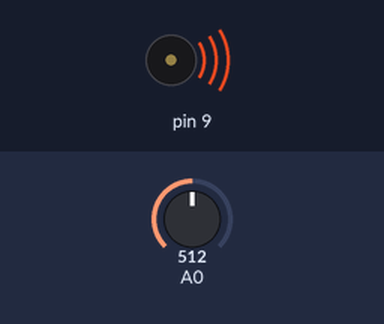
Recording of a sketch running on a simulated Arduino Uno, built with avr-gcc and run on an emulated ATmega328P. Shown: buzzer (waves = sounding). Inputs (shaded band) come from the test bench; at power-on: A0 = 512.

Above: at 0.02 s.
At 2.83 s:
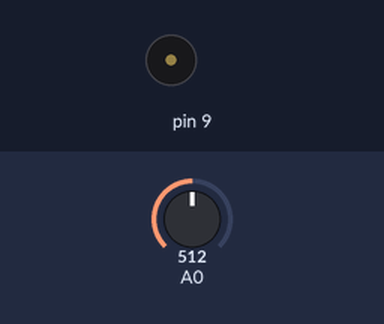
Timing chart, 0 to 3.1 s (numbered marks = the images above):
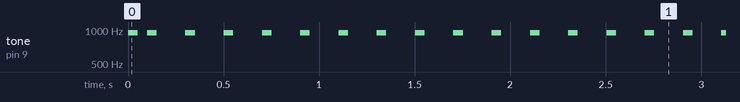

Measured:
- by itself, tone on pin 9: goes 950 Hz 0.05 s, silent 0.05 s, 648 × (950 Hz 0.05 s, silent 0.15 s), 950 Hz 0.05 s, then silent

The sketch:

followTone.ino
```cpp
/*
 followTone

 Plays a pitch that changes based on a changing analog input

 circuit:
 * 8-ohm speaker through a 100 ohm resistor on digital pin 9
 * potentiometer middle in input A0
 * potentiometer ends in ground and 5V

 */


void setup() {

}

void loop() {
  // read the sensor:
  int sensorReading = analogRead(A0);

  // map the analog input range (in this case, 0 - 1024 from the potentiometer)
  // to the output pitch range (400 - 1500Hz)
  // change the minimum and maximum input numbers below
  // depending on the range your sensor's giving:
  int thisPitch = map(sensorReading, 0, 1024, 400, 1500);

  // play the pitch:
  tone(9, thisPitch, 50);
  delay(100);        // delay in between reads for stability
}
```
